Frame 1 (no input): blank canvas, image omitted
Frame 60 (no input): blank canvas, image omitted
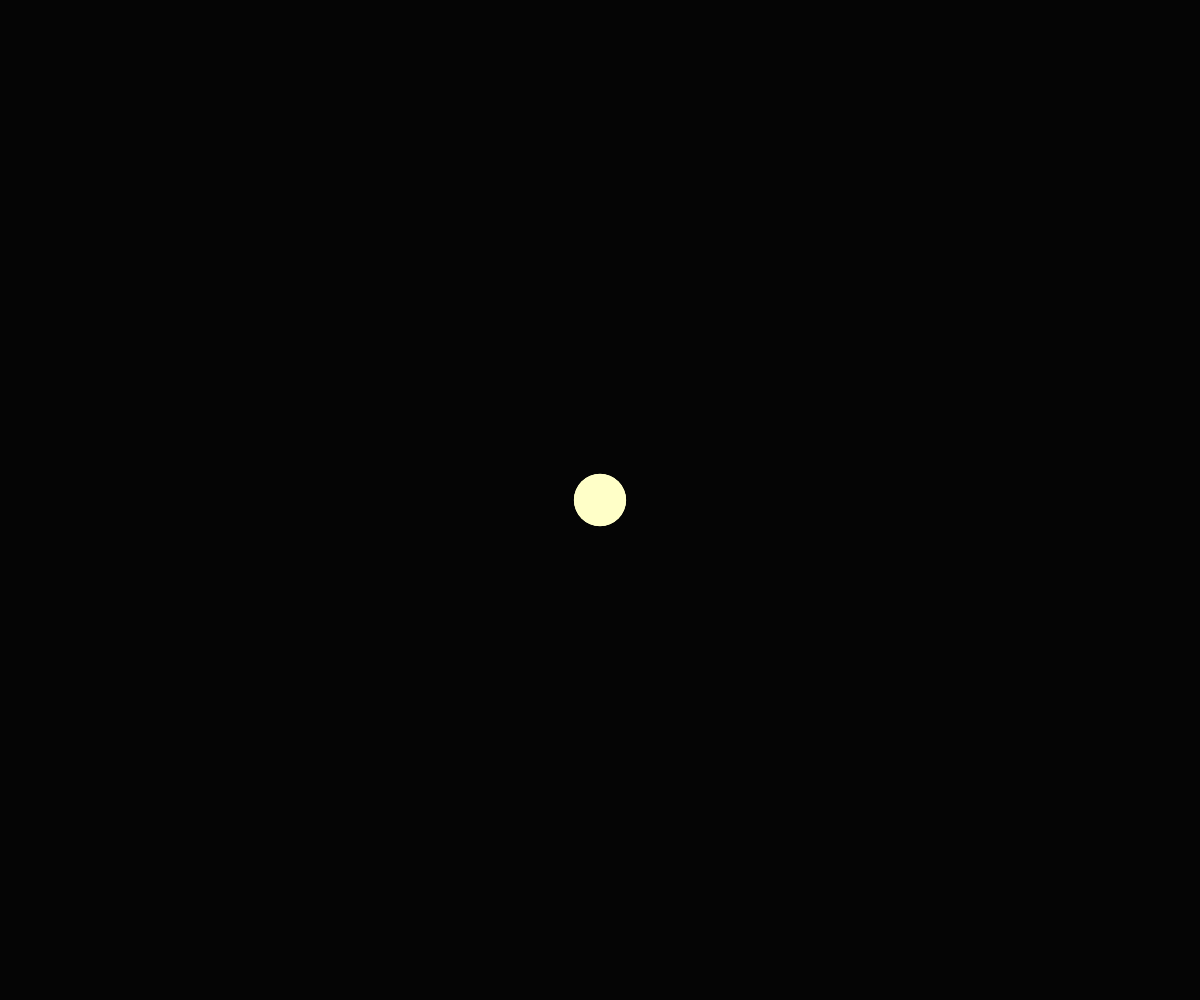
Frame 120 (the mouse pressed at the canvas centre since frame 60)

The p5.js sketch whose frames 1 and 60 were blank and that drew this single picture after the mouse press (run headless with seeded random() and noise() and a simulated clock; from frame 60 on, the mouse is pressed at the canvas centre):

// p5.js sketch
// ── sketch.js
var p = [];
var G = 9.81;

function setup() {
  createCanvas(windowWidth, windowHeight); 
} 

function draw() {
  background(0, 20);
  if (mouseIsPressed) {
    p[p.length-1].m += 1;
    p[p.length-1].pos.set(mouseX, mouseY);
    p[p.length-1].drag();
  }
  for (var i = 0; i <= p.length -1; i++) {
    p[i].display();
    if (p[i].physics) {
      p[i].update();
      p[i].edges();
      for (var j = 0; j <= p.length -1; j++) {
        if (i != j && p[j].physics) {
          p[i].isAttracted(p[j]);
        }
      }
    }
  }
}

function mousePressed() {
  p.push(new Planet());
}

function mouseReleased() {
  p[p.length-1].physics = true;
}
function Planet() {
  this.physics = false;
  this.m = 0;
  this.vel = createVector(0, 0);
  this.pos = createVector(mouseX, mouseY);
  this.prev = createVector(mouseX, mouseY);
  this.force = createVector(0, 0);
  this.c = random(360);
 
  this.display = function() {
    noStroke();
    fill(this.c, 300, 200);
    if (this.physics) {
      ellipse(this.pos.x, this.pos.y, pow(10000*this.m/4.2, 1/3));
    } else {
      ellipse(mouseX, mouseY, pow(10000*this.m/4.2, 1/3));
    }
  }
  
  this.update = function() {
    this.force.div(this.m);
    this.vel.add(this.force);
    this.pos.add(this.vel);
    this.force.mult(0);
  }
  
  this.isAttracted = function(a) {
    this.f = p5.Vector.sub(a.pos, this.pos);
    this.d = this.f.magSq();
    this.f.normalize();
    this.f.mult(G * this.m * a.m / this.d);
    this.f.normalize();
    this.force.add(this.f);
  }
  
  this.edges = function() {
    if (this.pos.x >=  width || this.pos.x <= 0) {this.vel.x = -this.vel.x;}
    if (this.pos.y >= height || this.pos.y <= 0) {this.vel.y = -this.vel.y;}
  }
  
  this.drag = function() {
    this.vel = p5.Vector.sub(this.pos, this.prev);
    this.prev = this.pos.copy();
    this.vel.mult(0.2);
  }
}
